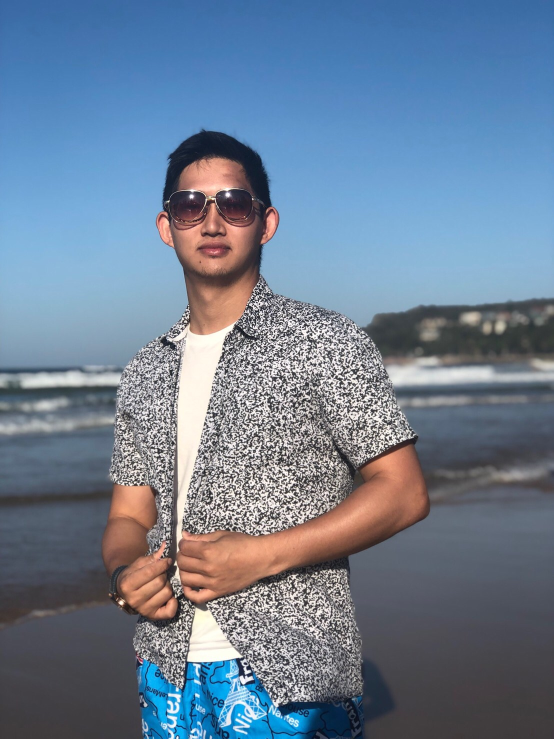
#> input picture Module1 CV Basic Technical/AUS.JPG, 1108 x 1478 px (shown at 1/2 size)
$ python David_1_4_4_flipping.py --image ../AUS.JPG
#> lines starting #> are read from the running program, lines starting #| are printed output that depends on the picture
# python David_1_4_4_flipping.py --image "../../../CV-PyImageSearch Gurus Course/Dataset/data/girl.JPG"


import argparse
import cv2

# 1.Preprocessing

    # 1.1 construct the argument parser and parse the arguments
ap = argparse.ArgumentParser()
ap.add_argument("-i", "--image", required=True, help="Path to the image")
args = vars(ap.parse_args())

    # 1.2 load the image and show it
image = cv2.imread(args["image"])
#> image is the input picture: shape (1478, 1108, 3); mean B, G, R 147.6, 126.6, 109.1
image = cv2.resize(image, (400,600), interpolation=cv2.INTER_CUBIC)
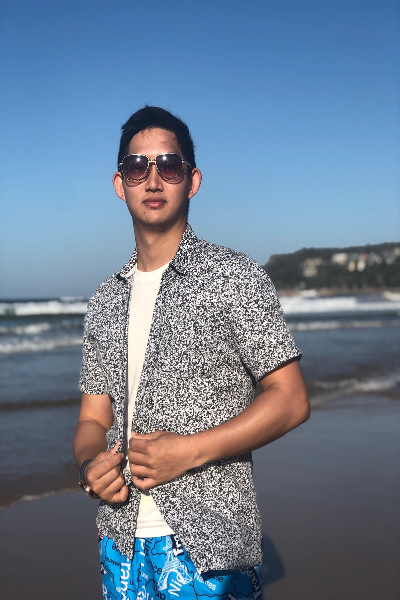
#> image: shape (600, 400, 3); mean B, G, R 147.6, 126.6, 109
cv2.imshow("Original", image)


# 2.flipping

    # 2.1 flip the image horizontally
flipped = cv2.flip(image, 1)
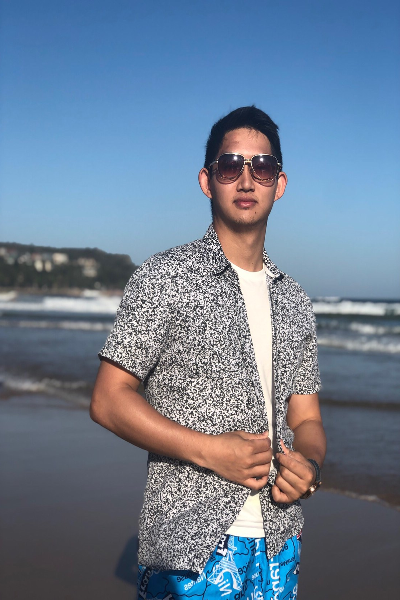
#> flipped: shape (600, 400, 3); mean B, G, R 147.6, 126.6, 109
cv2.imshow("Flipped Horizontally", flipped)

    # 2.2 flip the image vertically
flipped = cv2.flip(image, 0)
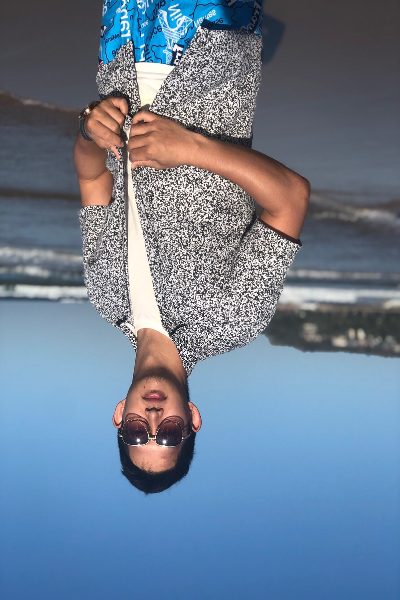
#> flipped: shape (600, 400, 3); mean B, G, R 147.6, 126.6, 109
cv2.imshow("Flipped Vertically", flipped)

    # 2.3 flip the image along both axes
flipped = cv2.flip(image, -1)
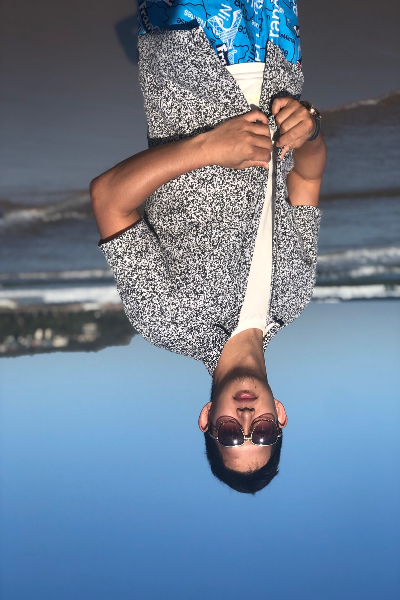
#> flipped: shape (600, 400, 3); mean B, G, R 147.6, 126.6, 109
cv2.imshow("Flipped Horizontally & Vertically", flipped)
cv2.waitKey(0)
